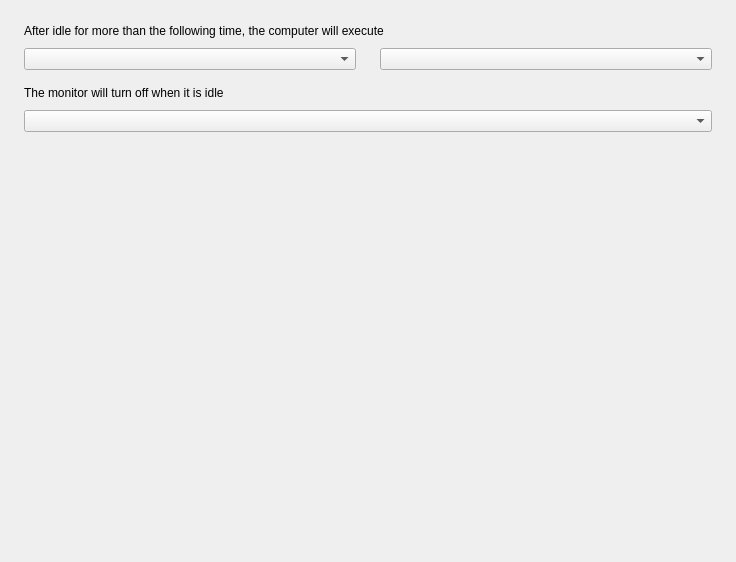
<?xml version="1.0" encoding="UTF-8"?>
<ui version="4.0">
 <class>PowerSettingsPage</class>
 <widget class="QWidget" name="PowerSettingsPage">
  <property name="geometry">
   <rect>
    <x>0</x>
    <y>0</y>
    <width>736</width>
    <height>562</height>
   </rect>
  </property>
  <property name="windowTitle">
   <string>PowerSettingsPage</string>
  </property>
  <layout class="QVBoxLayout" name="verticalLayout">
   <property name="spacing">
    <number>0</number>
   </property>
   <property name="leftMargin">
    <number>24</number>
   </property>
   <property name="topMargin">
    <number>0</number>
   </property>
   <property name="rightMargin">
    <number>24</number>
   </property>
   <property name="bottomMargin">
    <number>0</number>
   </property>
   <item>
    <layout class="QHBoxLayout" name="horizontalLayout">
     <property name="spacing">
      <number>0</number>
     </property>
     <property name="topMargin">
      <number>24</number>
     </property>
     <item>
      <widget class="QLabel" name="label">
       <property name="text">
        <string>After idle for more than the following time, the computer will execute</string>
       </property>
      </widget>
     </item>
    </layout>
   </item>
   <item>
    <layout class="QHBoxLayout" name="horizontalLayout_2">
     <property name="spacing">
      <number>24</number>
     </property>
     <property name="topMargin">
      <number>10</number>
     </property>
     <item>
      <widget class="QComboBox" name="combo_idleTime">
       <property name="accessibleName">
        <string>ComboIdleTime</string>
       </property>
      </widget>
     </item>
     <item>
      <widget class="QComboBox" name="combo_idleAction">
       <property name="accessibleName">
        <string>ComboIdleAction</string>
       </property>
      </widget>
     </item>
    </layout>
   </item>
   <item>
    <layout class="QHBoxLayout" name="horizontalLayout_3">
     <property name="spacing">
      <number>0</number>
     </property>
     <property name="topMargin">
      <number>16</number>
     </property>
     <item>
      <widget class="QLabel" name="label_2">
       <property name="text">
        <string>The monitor will turn off when it is idle</string>
       </property>
      </widget>
     </item>
    </layout>
   </item>
   <item>
    <layout class="QHBoxLayout" name="horizontalLayout_4">
     <property name="spacing">
      <number>0</number>
     </property>
     <property name="topMargin">
      <number>10</number>
     </property>
     <item>
      <widget class="QComboBox" name="combo_displayOffTime">
       <property name="accessibleName">
        <string>ComboMonitorTrunOffIdleTime</string>
       </property>
      </widget>
     </item>
    </layout>
   </item>
   <item>
    <spacer name="verticalSpacer">
     <property name="orientation">
      <enum>Qt::Vertical</enum>
     </property>
     <property name="sizeHint" stdset="0">
      <size>
       <width>20</width>
       <height>40</height>
      </size>
     </property>
    </spacer>
   </item>
  </layout>
 </widget>
 <resources/>
 <connections/>
</ui>
